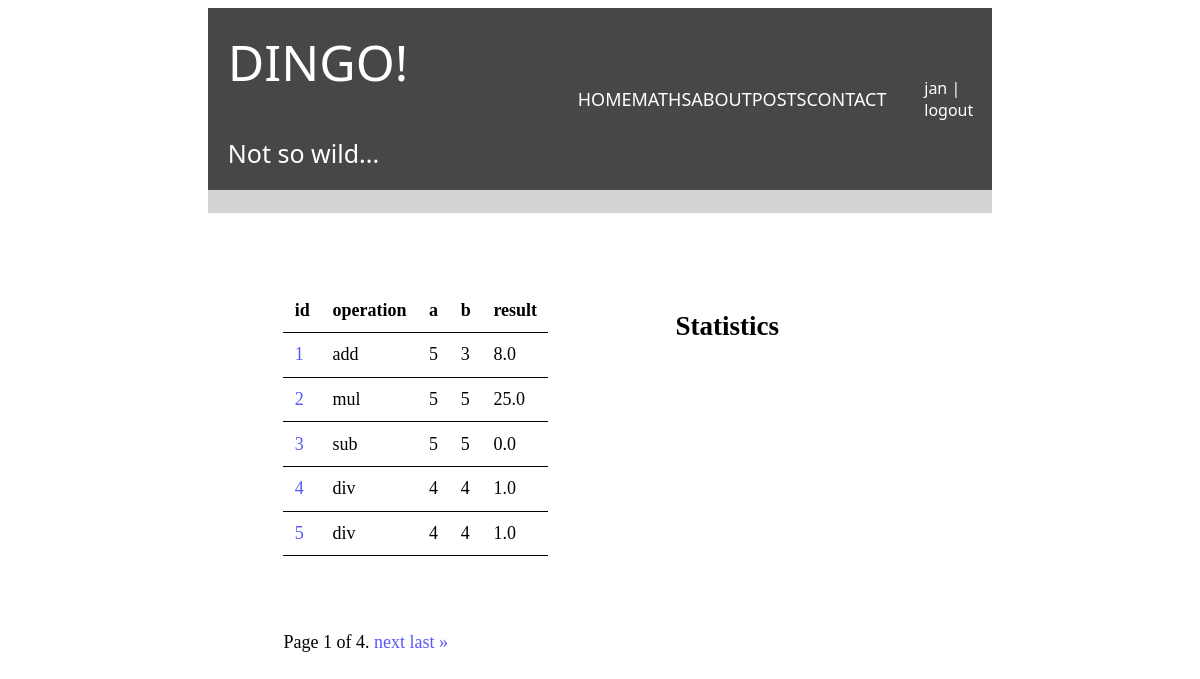
/maths/histories/ (signed in), run on the app's committed database.
### maths/models.py (models this page shows, shortened)
class Math(models.Model):
    operation = models.CharField(max_length=5, choices=OPERATION_CHOICES)
    a = models.IntegerField()
    b = models.IntegerField()
    created = models.DateTimeField(auto_now_add=True)
    result = models.ForeignKey(
        'maths.Result',
        on_delete=models.CASCADE,
        null=True,
        blank=True
    )

class Result(models.Model):
    value = models.FloatField(blank=True, null=True, unique=True)
    error = models.CharField(
        max_length=255,
        null=True,
        blank=True,
        unique=True
    )

### maths/views.py (the view)
# urls.py: path('maths/histories/', maths_list, name="list"),
@login_required
def maths_list(request):
   maths = Math.objects.all()
   math_model_names = Math._meta.get_fields()
   paginator = Paginator(maths, 5)
   page_number = request.GET.get('page')
   maths = paginator.get_page(page_number)
   return render(
       request=request,
       template_name="maths/list.html",
       context={"maths": maths, "math_model_names": math_model_names}
   )

### maths/templates/maths/list.html (shortened to what this page needs)
{% extends "greetings/main.html" %}
{% load django_bootstrap_breadcrumbs %}
{% load static %}
{% block local_styles %}<link rel="stylesheet" type="text/css" href="{% static 'maths/css/style_maths.css' %}">{% endblock %}
{% block content %}
<div class="content">
    <div class="content2">
        <div class="table">
            <table>
            <tr>
            {% for f in math_model_names %}
                {% if f.name != "created" %}
                <th>{{ f.name }}</th>
                {% endif %}
            {% endfor %}
            </tr>
            {% for f in maths %}
            <tr>
                <td><a class = "result" href="{% url "maths:details" f.id %}">{{ f.id }}</a></td>
                <td>{{ f.operation }}</td>
                <td>{{ f.a }}</td>
                <td>{{ f.b }}</td>
                <td>{{ f.result.value }}</td>
            </tr>
            {% endfor %}
            </table>
        </div>
        <div class="table">
            <span class="maths_list">
                <span>
                    Page {{ maths.number }} of {{ maths.paginator.num_pages }}.
                </span>
                {% if maths.has_next %}
                    <a class ="result" href="?page={{ maths.next_page_number }}" class="black">next</a>
                    <a class ="result" href="?page={{ maths.paginator.num_pages }}" class="black">last »</a>
                {% endif %}
            </span>
        </div>
    </div>
    <div class="content2">
        <div class ="table">
            <h2>Statistics</h2>
        </div>
    </div>
</div>
{% endblock %}

### greetings/templates/greetings/main.html (shortened to what this page needs)
<!DOCTYPE html>
<html lang="en">
<head>
   {% load static %}
   <link rel="stylesheet" type="text/css" href="{% static 'greetings/css/style_main.css' %}">
   {% block local_styles %}{% endblock %}
</head>
<body>
    <div class="nav">
        <div class="nav nav_left">
            <div class="left_upper_box">DINGO!</div>
            <div class="left_lower_box">Not so wild...</div>
        </div>
        <div class="nav nav_right">
            <div class="right_box"><a class="a_nav" href="{% url "greetings:home" %}">HOME</a></div>
            <div class="right_box"><a class="a_nav" href="{% url "maths:list" %}">MATHS</a></div>
            <div class="right_box"><a class="a_nav" href="{% url "greetings:about" %}">ABOUT</a></div>
            <div class="right_box"><a class="a_nav" href="{% url "posts:posts_list" %}">POSTS</a></div>
            <div class="right_box"><a class="a_nav" style = "padding-right: 1cm;" href = "{% url "greetings:contact" %}">CONTACT</a></div>
            {% if user.is_authenticated %}
            <p class="nav-link">
                {{ user.username }} | <a class = "nav-link" style = "padding-right: 0.5cm;" href="{% url 'logout' %}">logout</a>
            </p>
            {% else %}
                <a class="nav-link" style = "padding-right: 0.7cm;" href="{% url 'login' %}">login</a>
            {% endif %}
        </div>
    </div>
    <div class="breadcrumbs_main">
    </div>
    {% block content %}
    {% endblock %}
</body>
</html>

### greetings/static/greetings/css/style_main.css (style rules this page uses)
body { margin-left: 5.5cm; margin-right: 5.5cm; }
.nav { display: flex; background-color: rgb(71, 71, 71); }
.nav_left { flex: 1.5; flex-direction: column; }
.nav_right { flex: 1; justify-content: center; align-items: center; }
.left_upper_box { flex: 1; padding: 20px; color:white; font-size: 50px; font-family: 'Segoe UI', Tahoma, Geneva, Verdana, sans-serif; }
.left_lower_box { flex: 1; padding: 20px; color:white; font-size: 25px; font-family: 'Segoe UI', Tahoma, Geneva, Verdana, sans-serif; }
.right_box { flex: 1; }
.a_nav { color: white; font-size: large; font-family: 'Segoe UI', Tahoma, Geneva, Verdana, sans-serif; text-decoration: none; }
.nav-link { color: white; font-size: medium; font-family: 'Segoe UI', Tahoma, Geneva, Verdana, sans-serif; text-decoration: none; }
.breadcrumbs_main { background-color: rgb(211, 211, 211); padding: 0.3cm; }
.table { color: black; font-size: large; padding-top: 2cm; padding-left:2cm; }

### maths/static/maths/css/style_maths.css (style rules this page uses)
.content { display: flex; }
.content2 { flex: 1; }
.table { color: black; font-size: large; padding-top: 2cm; padding-left:2cm; }
.result { color: rgb(87, 87, 247); text-decoration: none; }
table { border-bottom: 1px solid; border-collapse: collapse; }
td, th { padding: 0.3cm; border-bottom: 1px solid; border-collapse: collapse; }

### data on the page
Math: id "1", operation "add", a "5", b "3", result.value "8.0"
Math: id "2", operation "mul", a "5", b "5", result.value "25.0"
Math: id "3", operation "sub", a "5", b "5", result.value "0.0"
Math: id "4", operation "div", a "4", b "4", result.value "1.0"
Math: id "5", operation "div", a "4", b "4", result.value "1.0"

### other printed values
{{ user.username }} "jan"
{{ f.name }} "id" "operation" "a" "b" "result"
{{ maths.number }} "1"
{{ maths.paginator.num_pages }} "4"
